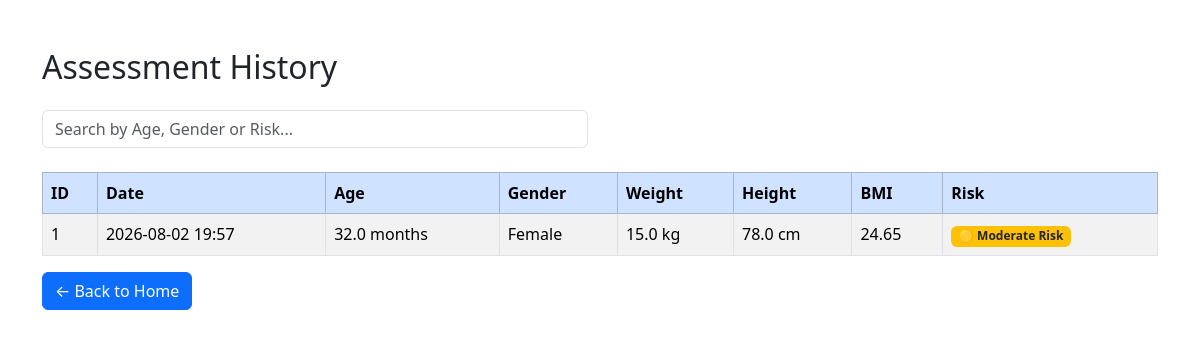
Before: /history with the older database file.
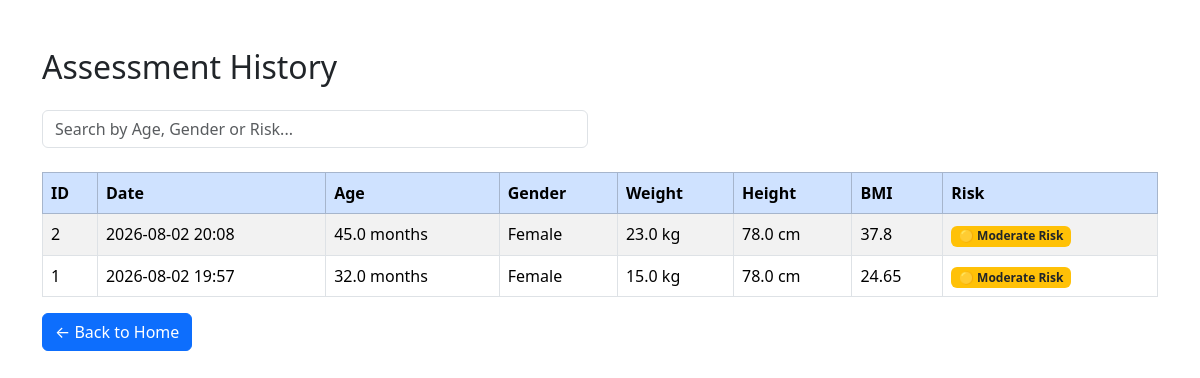
After: the same page with the newer database file.
### tables this page shows
CREATE TABLE assessments(

        id INTEGER PRIMARY KEY AUTOINCREMENT,

        created_at TEXT,

        age_months REAL,

        sex TEXT,

        weight REAL,

        height REAL,

        bmi REAL,

        overall_risk TEXT,

        underweight INTEGER,

        stunting INTEGER,

        wasting INTEGER

    );

### app/app.py (the view)
@app.route("/history")
def history():
    assessments = get_all_assessments()
    total = len(assessments)
    high = sum(1 for a in assessments if "High" in a["overall_risk"])
    moderate = sum(1 for a in assessments if "Moderate" in a["overall_risk"])
    low = sum(1 for a in assessments if "Low" in a["overall_risk"])
    avg_bmi = (
        round(sum(a["bmi"] for a in assessments) / total, 2)
        if total > 0 else 0
    )
    return render_template(
        "history.html",
        assessments=assessments,
        total=total,
        high=high,
        moderate=moderate,
        low=low,
        avg_bmi=avg_bmi
    )

### src/database/database.py (called while the page is built)
def get_connection():
    conn = sqlite3.connect(DB_PATH)
    conn.row_factory = sqlite3.Row
    return conn

def get_all_assessments():
    conn = get_connection()
    cursor = conn.execute("""

        SELECT *

        FROM assessments

        ORDER BY id DESC

    """)
    rows = cursor.fetchall()
    conn.close()
    return rows

### app/templates/history.html (shortened to what this page needs)
<!DOCTYPE html>
<html>
<head>
    <link href="https://cdn.jsdelivr.net/npm/bootstrap@5.3.3/dist/css/bootstrap.min.css" rel="stylesheet">
</head>
<body class="container mt-5">
<h2 class="mb-4">
    Assessment History
</h2>
<div class="row mb-4">
    <div class="col-md-6">
        <input
            type="text"
            id="searchInput"
            class="form-control"
            placeholder="Search by Age, Gender or Risk...">
    </div>
</div>
<table
    class="table table-striped table-bordered"
    id="historyTable">
<thead class="table-primary">
<tr>
    <th>ID</th>
    <th>Date</th>
    <th>Age</th>
    <th>Gender</th>
    <th>Weight</th>
    <th>Height</th>
    <th>BMI</th>
    <th>Risk</th>
</tr>
</thead>
<tbody>
{% for row in assessments %}
<tr>
    <td>{{ row["id"] }}</td>
    <td>{{ row["created_at"] }}</td>
    <td>{{ row["age_months"] }} months</td>
    <td>{{ row["sex"] }}</td>
    <td>{{ row["weight"] }} kg</td>
    <td>{{ row["height"] }} cm</td>
    <td>{{ row["bmi"]|round(2) }}</td>
    <td>
    {% if "High" in row["overall_risk"] %}
    <span class="badge bg-danger">{{ row["overall_risk"] }}</span>
    {% elif "Moderate" in row["overall_risk"] %}
    <span class="badge bg-warning text-dark">{{ row["overall_risk"] }}</span>
    {% else %}
    <span class="badge bg-success">{{ row["overall_risk"] }}</span>
    {% endif %}
    </td>
</tr>
{% endfor %}
</tbody>
</table>
<a href="/" class="btn btn-primary">
← Back to Home
</a>
</body>
</html>

Changed rows visible on the page:
added assessments: id "2", created_at "2026-08-02 20:08", age_months "45.0", sex "Female", weight "23.0", height "78.0", bmi "37.8", overall_risk "🟡 Moderate Risk"
